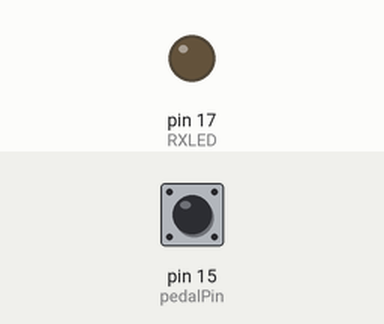
A program run on a simulated SparkFun Pro Micro, built with avr-gcc and run on an emulated ATmega32U4. Parts: output pins drawn as LEDs (lit = HIGH). Inputs (shaded band) come from the test bench; at power-on: pin 15 (pedalPin) LOW.

Above: at 1.2 s.
1.3 s: pin 15 (pedalPin) pulsed HIGH 2 times (0.12 s each, 0.3 s apart)
At 2.7 s:
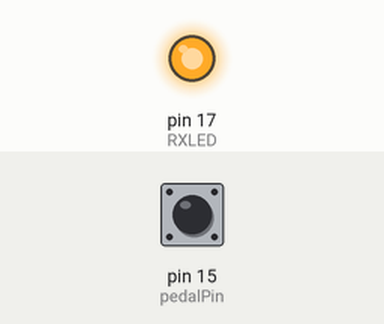
3.4 s: pin 15 (pedalPin) driven HIGH
At 4.5 s:
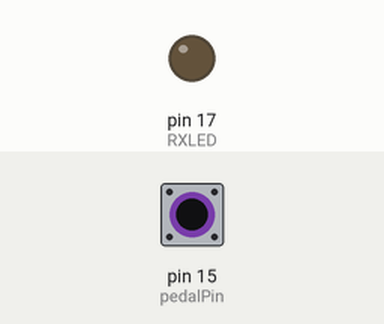
4.9 s: pin 15 (pedalPin) driven LOW
At 5.6 s:
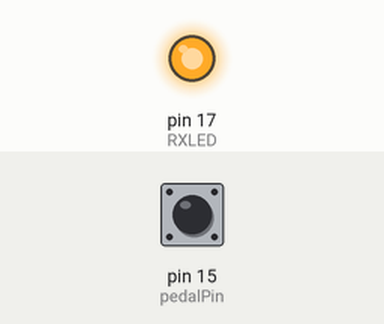
Timing chart, 0 to 7.9 s (numbered marks = the images above; inputs shaded):
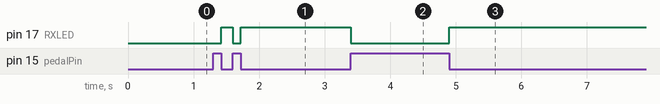

The program:

main.cpp
```cpp
#include "MIDIUSB.h"
#include <EEPROM.h>

int pedalPin = 15;

int RXLED = 17;  // The RX LED has a defined Arduino pin

int lastKnownPedalState = 0;
int channel = 1;

// First parameter is the event type (0x0B = control change).
// Second parameter is the event type, combined with the channel.
// Third parameter is the control number number (0-119).
// Fourth parameter is the control value (0-127).
void controlChange(byte channel, byte control, byte value) {
    midiEventPacket_t event = {0x0B, 0xB0 | channel, control, value};
    MidiUSB.sendMIDI(event);
}

void setup() {
    pinMode(RXLED, OUTPUT);
    pinMode(pedalPin, INPUT);
    Serial.begin(115200);
    lastKnownPedalState = digitalRead(pedalPin);
    int val = EEPROM.read(0);
    if (val >= 0 && val <= 16) {
        channel = val;
    }
}

void loop() {
    while (digitalRead(pedalPin) == lastKnownPedalState) {
        midiEventPacket_t rx;
        rx = MidiUSB.read();
        if (rx.header != 0) {
            if (rx.byte2 == 1 && rx.byte3 >= 0 && rx.byte3 <= 16) {
                channel = rx.byte3 - 1;
                EEPROM.write(0, channel);
            }
        }
    }
    int pedal = digitalRead(pedalPin);
    lastKnownPedalState = pedal;
    controlChange(channel, 64, pedal * 100);
    MidiUSB.flush();
    digitalWrite(RXLED, !pedal);
}
```

Measured:
- after the input at 1.3 s, pin 17 (RXLED): LOW → HIGH after 0.12 s, → LOW 0.18 s later, → HIGH 0.12 s later
- after the input at 3.4 s, pin 17 (RXLED): HIGH → LOW at once
- after the input at 4.9 s, pin 17 (RXLED): LOW → HIGH at once
